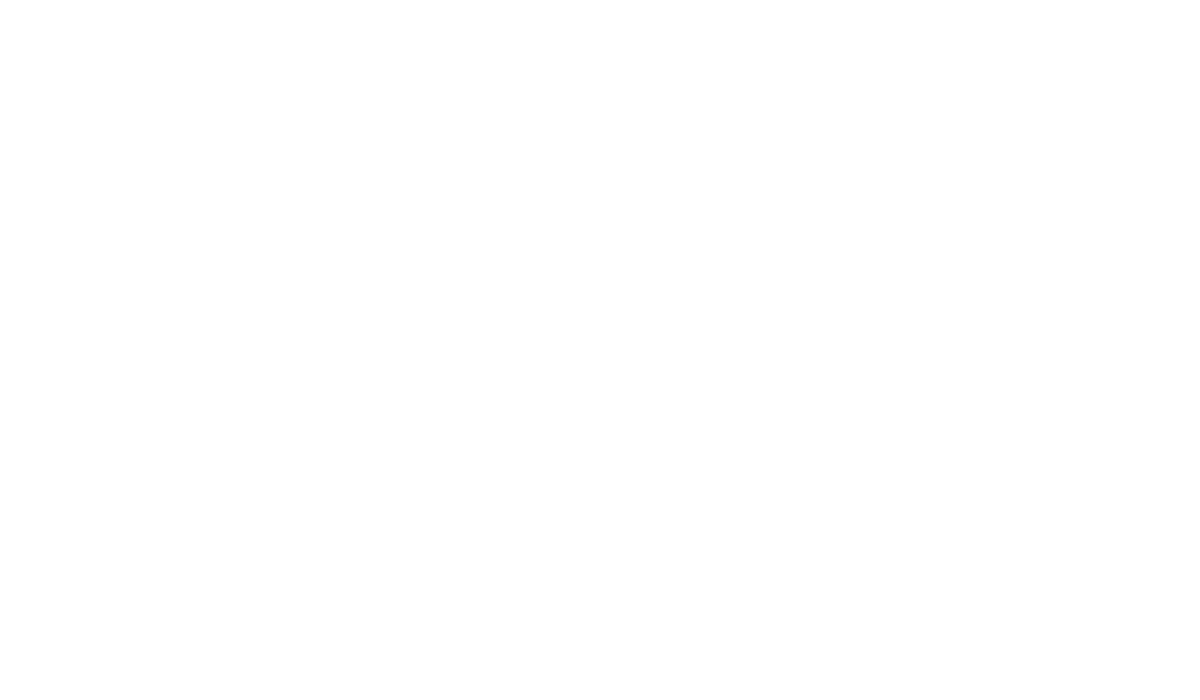
Frame 1 (no input)
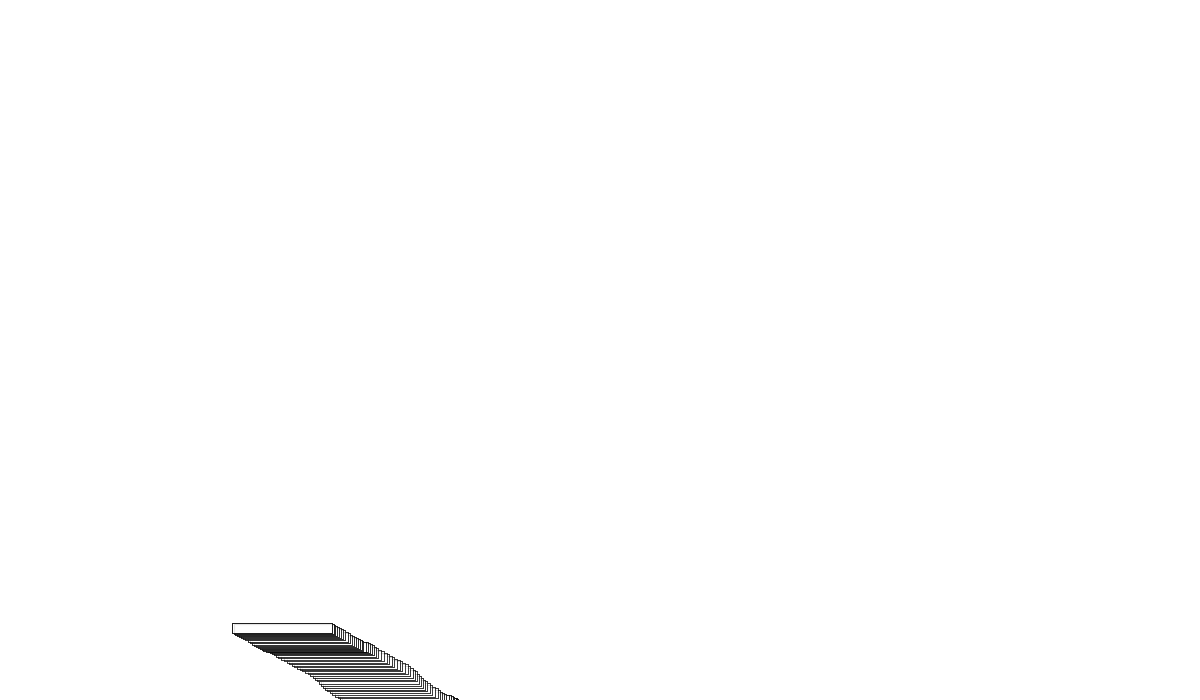
Frame 60 (the mouse pressed at the canvas centre just before this capture)
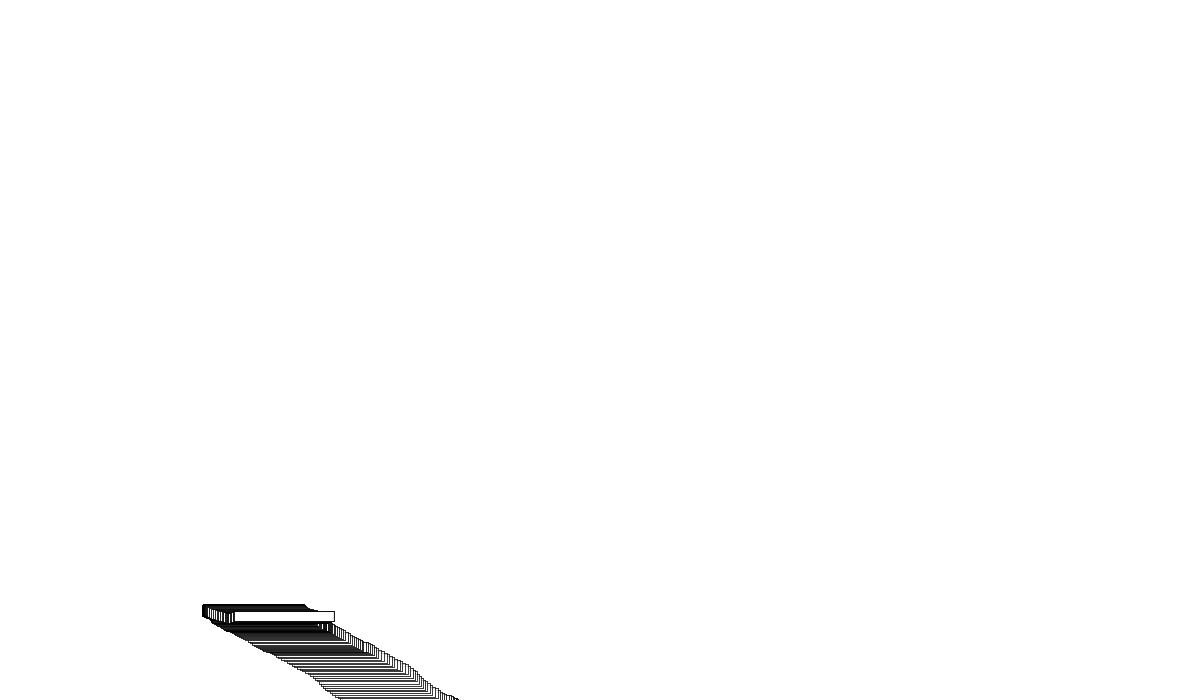
Frame 120 (the mouse held since frame 60 and released just before this capture)

The Processing sketch that drew these frames (run headless with seeded random() and noise(); from frame 60 on, the mouse is pressed at the canvas centre):

// Processing sketch: processing_14459
// ── processing_14459.pde

float[] curpos;
float alph;
int[] genPos = new int[2];
int timer;
 
int noi = 20;
   
void setup() {
  smooth();
  size(1200, 700);
  background(255);
 
  curpos = new float[2];
  curpos[0] = width*0.3;
  curpos[1] = height*1;
  timer = round(random(1000, 3000));
  genPos = gen();
}
 
 
void draw() {
  alph = 255 - dist(curpos[0], curpos[1], genPos[0], genPos[1])*0.4;
  stroke(0, alph);
  fill(255, alph);
  rect(curpos[0], curpos[1], 100, 10);
  if(millis() > timer) {
    genPos = gen();
    timer += round(random(100, 3000));
  }
  genPos[0] += round(random(-noi, noi));
  genPos[1] += round(random(-noi, noi));
  if(genPos[0] < 0) {genPos[0] = 0;}
  if(genPos[0] > width) {genPos[0] = width;}
  if(genPos[1] < 0) {genPos[1] = 0;}
  if(genPos[1] > height) {genPos[1] = height;}
  curpos = step(curpos, genPos, 0.02);
}
 
 
int[] gen() {
  int[] p = new int[2];
  p[0] = round(random(width-10))+5;
  p[1] = round(random(height-10))+5;
  return p;
}
 
 
float[] step(float[] begin, int[] end, float inc) {
  float distX = end[0] - begin[0];
  float distY = end[1] - begin[1];
  float stepX = distX * inc;
  float stepY = distY * inc;
   
  float[] newPos = new float[2];
  newPos[0] = begin[0] + stepX;
  newPos[1] = begin[1] + stepY;
  return newPos;
}
 
